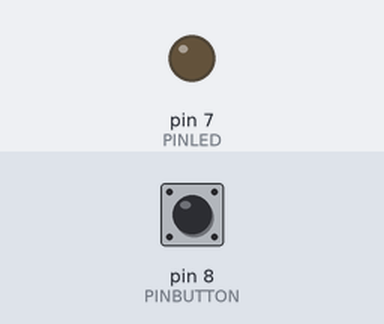
This sketch was run on a simulated Arduino Uno, built with avr-gcc and run on an emulated ATmega328P. Shown: output pins drawn as LEDs (lit = HIGH). Dashed ring = blinking. Inputs (shaded band) come from the test bench; at power-on: pin 8 (PINBUTTON) LOW. What the sketch prints to the serial monitor is not drawn.

Above: at 1.2 s.
1.3 s: pin 8 (PINBUTTON) pulled HIGH for 0.15 s
At 1.4 s:
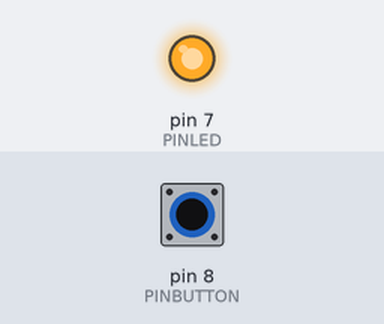
3.0 s: pin 8 (PINBUTTON) pulled HIGH for 1 s
At 4.8 s:
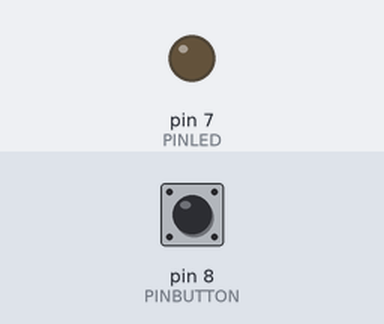
5.5 s: pin 8 (PINBUTTON) pulled HIGH for 3.2 s
At 6.0 s:
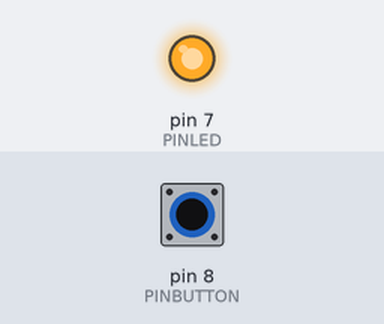
10.2 s: pin 8 (PINBUTTON) pulsed HIGH 2 times (0.12 s each, 0.3 s apart)
At 10.31 s:
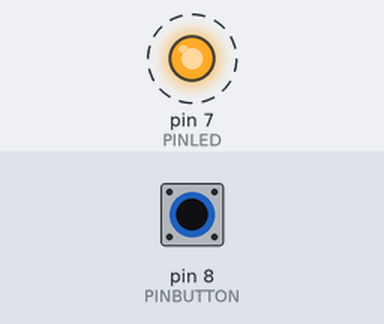
Timing chart, 0 to 13.2 s (numbered marks = the images above; inputs shaded):
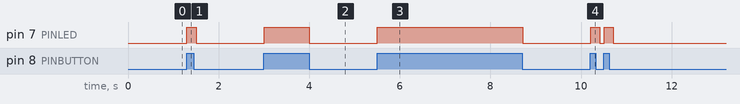

The sketch:

ledButton.ino
```cpp
/**
  Sketch: acendendo um LED por meio de um botão
  Name: ledButton.ino
  Purpose: algoritmo para acender LED quando um botão for precionado

  @author Arquimedes monteiro
*/

#define PINLED 7
#define PINBUTTON 8

void setup() {
  pinMode(PINLED, OUTPUT);
  pinMode(PINBUTTON, INPUT);
  Serial.begin(9600);
}

void loop() {
  if(digitalRead(PINBUTTON) == HIGH){ //se o sinal lógico do botão for 1
    digitalWrite(PINLED, HIGH); //LED ligado
    Serial.print("LED ligado");
  }
  else{
    digitalWrite(PINLED, LOW);
    Serial.print("LED desligado");
  }
  delay(100);
}
```

Measured:
- after the input at 1.3 s, pin 7 (PINLED): LOW → HIGH at once, → LOW 0.20 s later
- after the input at 3.0 s, pin 7 (PINLED): LOW → HIGH at once, → LOW 1.0 s later
- after the input at 5.5 s, pin 7 (PINLED): LOW → HIGH at once, → LOW 3.2 s later
- after the input at 10.2 s, pin 7 (PINLED): alternates HIGH for 0.20 s and LOW for 0.10 s, 4 changes in all, then stays LOW, starting at once
